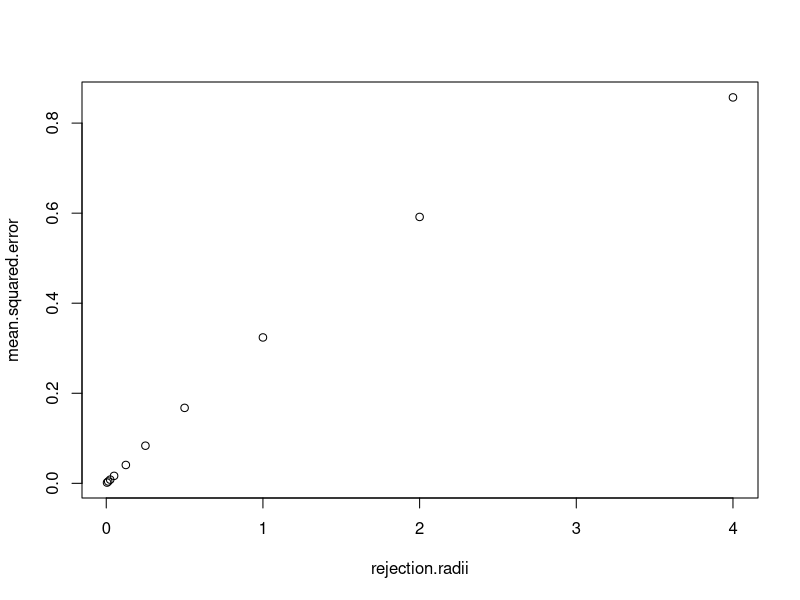
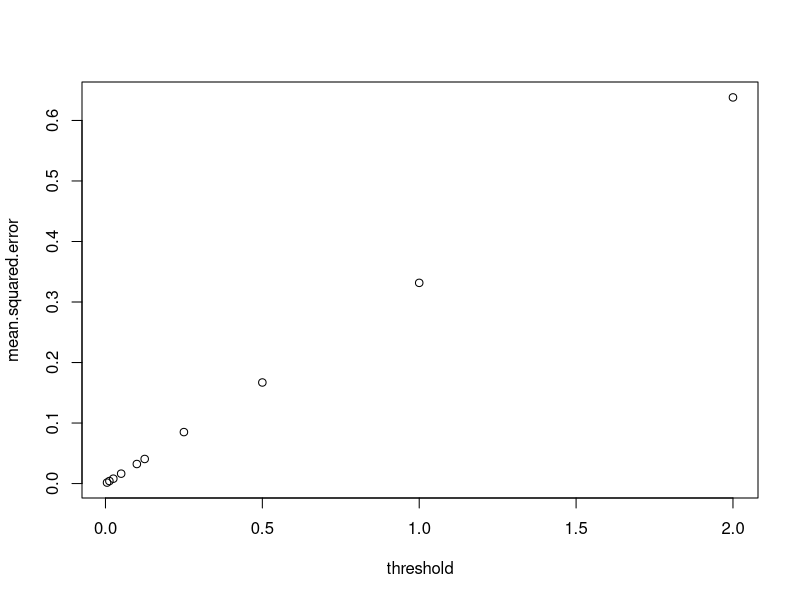
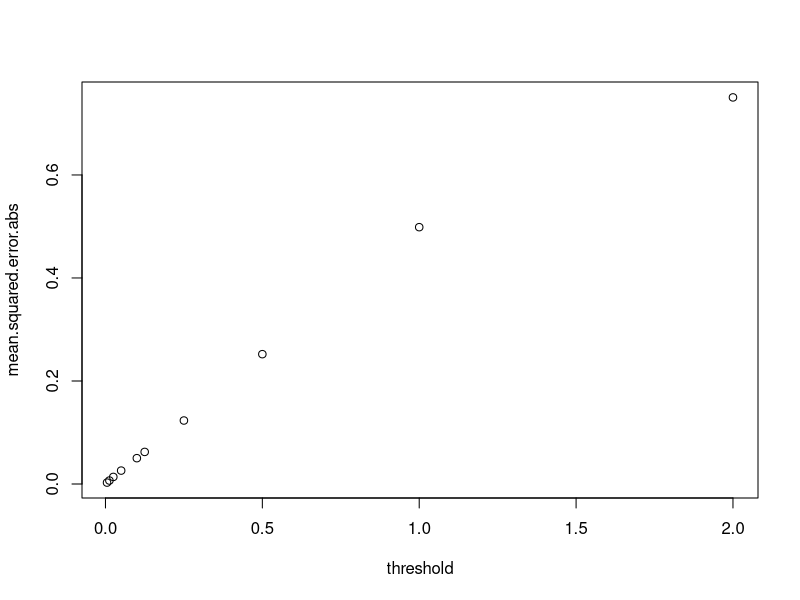

Write the R code that produced these figures, in order.
## ---- chunk 1
rm(list = ls())
set.seed(123) ## makes results reproducible 

## Computing target sample and summary stats. This is from N(1.5, 1)
target.sample <- rnorm(50, 1.5, 1)
target.summary <- c(mean(target.sample), var(target.sample))

## Computing candidate sample from U[0,3]
candidate.sample <- runif(10000, 0, 3)

candidate.means <- numeric()

## Computing 10000 sample means with n=25
for (i in 1:length(candidate.sample)) {
  candidate.means <- c(candidate.means, mean(rnorm(25, candidate.sample[i], 2)))
}

## Set of 10 rejection radii that are tested, between 0 and 4
rejection.radii <- c(4,2,1,0.5,0.25,0.125, 0.05,0.025, 0.0125, 0.005)

####################################################### First Approach ########################################
## Squared Difference Used for Discrepancy Measure

## Vector holding the MSEs corrsponding to each radius
mean.squared.error <- numeric()

for (i in 1:length(rejection.radii)) {
  deviation <- numeric()
  accepted <- c()
  
  for (j in 1:length(candidate.means)) {
    deviation <- c(deviation, (candidate.means[j] - target.summary[1])^2) 
    if (deviation[j] >= rejection.radii[i]) { ## Accept/Reject criteria based on deviation
      accepted <- c(accepted, "NO")
    } else {
      accepted <- c(accepted, "YES")
    }
  }
  
  complete.sample <- data.frame(candidate.means, deviation, accepted)
  print(length(accepted[accepted == "YES"]))
  
  mse <- sum(complete.sample[complete.sample$accepted == "YES", 2])/length(accepted[accepted == "YES"])
  print(mse)
  mean.squared.error <- c(mean.squared.error, mse)
}

## Visualizing radii and MSEs to determine optimal radius
plot(rejection.radii, mean.squared.error)

## The plot doesn't make the minimum very easy to identify
## It looks like 0.005 might be an acceptable radius for this problem
## Computing Final Sample

accepted.final <- numeric()
deviation.final <- numeric() 

for (j in 1:length(candidate.means)) {
  deviation.final <- c(deviation.final, (candidate.means[j] - target.summary[1])^2)
  if (deviation.final[j] >= 0.005) {
    accepted.final <- c(accepted.final, "NO")
  } else {
    accepted.final <- c(accepted.final, "YES")
  }
}

complete.sample.final <- data.frame(candidate.means, deviation.final, accepted.final)
print(length(accepted.final[accepted.final == "YES"]))
print(mean(complete.sample.final[complete.sample.final$accepted.final == "YES", 1]))

## 491 values accepted
## Mean of 1.5334
## Radius is 0.005
## ---- chunk 2
rm(list = ls())
set.seed(123) # make reproducible output

# set target distribution and parameter
target.sample = rnorm(50, 1.5, 1)
# set the function form of summary statistics
target.summary <- c(mean(target.sample), var(target.sample))

# draw parameter samples from prior Uniform[0,3]
candidate.sample = runif(10000, 0, 3)

candidate.means = numeric()

# compute 10000 sample means with n=50
for (i in 1:length(candidate.sample)){
  candidate.means = c(candidate.means, mean(rnorm(50, candidate.sample[i], 1)))
}

threshold = c(2, 1, 0.5, 0.25, 0.125, 0.1, 0.05, 0.025, 0.0125, 0.005)

mean.squared.error = numeric()

for (i in 1: length(threshold)){
  deviation = numeric()
  accepted = c()
  
  for (j in 1:length(candidate.means)){
  
    # the squared error
    deviation = c(deviation,(candidate.means[j] - target.summary[1])^2)
    
    # accept-reject step
    if (deviation[j] < threshold[i]){
      accepted = c(accepted, 'YES')
    } else {
      accepted = c(accepted, 'NO')
    }
  }

  # count the number of accepted parameter
  complete.sample = data.frame(candidate.means, deviation, accepted)
  print(length(accepted[accepted == 'YES']))

  # compute the mean squared error of all parameter samples
  mse <- sum(complete.sample[complete.sample$accepted == "YES", 2])/length(accepted[accepted == "YES"])
  print(mse)
  mean.squared.error <- c(mean.squared.error, mse)
}
## ---- chunk 3
## Visualizing radii and MSEs to determine optimal radius
plot(threshold, mean.squared.error)

## The plot doesn't make the minimum very easy to identify
## It looks like 0.005 might be an acceptable radius for this problem
## Computing Final Sample

accepted.final <- numeric()
deviation.final <- numeric() 

for (j in 1:length(candidate.means)) {
  deviation.final <- c(deviation.final, (candidate.means[j] - target.summary[1])^2)
  if (deviation.final[j] >= 0.005) {
    accepted.final <- c(accepted.final, "NO")
  } else {
    accepted.final <- c(accepted.final, "YES")
  }
}

complete.sample.final <- data.frame(candidate.means, deviation.final, accepted.final)
print(length(accepted.final[accepted.final == "YES"]))
print(mean(complete.sample.final[complete.sample.final$accepted.final == "YES", 1]))
## ---- chunk 4
## Absolute Value Used For Discrepancy Measure

## Vector holding the MAE for each radius
mean.squared.error.abs <- numeric()

for (i in 1:length(threshold)) {
  accepted.abs <- c()
  absolutediff <- numeric()
  
  for (j in 1:length(candidate.means)) {
    absolutediff <- c(absolutediff, abs(candidate.means[j] - target.summary[1]))
    if (absolutediff[j] >= threshold[i]) { ## Accept/Reject criteria based on absolute difference
      accepted.abs <- c(accepted.abs, "NO")
    } else {
      accepted.abs <- c(accepted.abs, "YES")
    }
  }
  
  complete.sample.abs <- data.frame(candidate.means, absolutediff, accepted.abs)
  print(length(accepted.abs[accepted.abs == "YES"]))
  
  mse.abs <- sum(complete.sample.abs[complete.sample.abs$accepted.abs == "YES", 2])/length(accepted.abs[accepted.abs == "YES"])
  print(mse.abs)
  mean.squared.error.abs <- c(mean.squared.error.abs, mse.abs)
}

## Visualizing the MAE against the rejection radii to determine optimal radius
plot(threshold, mean.squared.error.abs)

## Again, the plot is relatively inconclusive
## It looks like 0.005 might be a reasonable radius for this problem (need a small radius)

accepted.abs.final <- numeric()
absolutediff.final <- numeric() 

for (j in 1:length(candidate.means)) {
  absolutediff.final <- c(absolutediff.final, abs(candidate.means[j] - target.summary[1]))
  if (absolutediff.final[j] >= 0.005) {
    accepted.abs.final <- c(accepted.abs.final, "NO")
  } else {
    accepted.abs.final <- c(accepted.abs.final, "YES")
  }
}

complete.sample.abs.final <- data.frame(candidate.means, absolutediff.final, accepted.abs.final)
print(length(accepted.abs.final[accepted.abs.final == "YES"]))
print(mean(complete.sample.abs.final[complete.sample.abs.final$accepted.abs.final == "YES", 1]))

